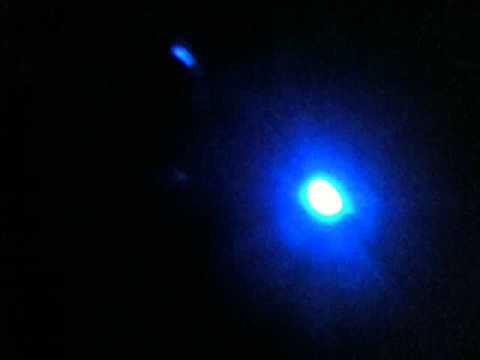
#> input picture opencv-python-color-detection/blue.jpg, 480 x 360 px
$ python hsv_conversion.py
#> lines starting #> are read from the running program, lines starting #| are printed output that depends on the picture
import sys
import cv2

print("Python version: \n" + sys.version)
print("cv2 version: " + cv2.__version__)

#img1 and img2 must be in same size
img1 = cv2.imread('blue.jpg', 1)
#> img1 is the input picture: shape (360, 480, 3); mean B, G, R 38.2, 14.3, 4.6
hsv1 = cv2.cvtColor(img1, cv2.COLOR_RGB2HSV)
#> hsv1: shape (360, 480, 3); mean H, S, V 10.9, 150, 38.4
h,s,v = cv2.split(hsv1)
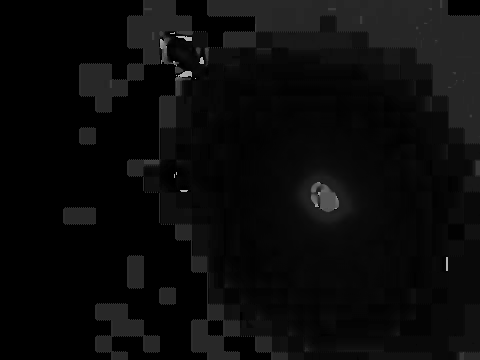
#> h: shape (360, 480); min 0, max 179, mean 10.9
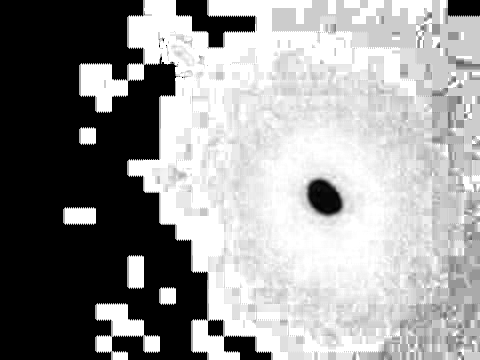
#> s: shape (360, 480); min 0, max 255, mean 150
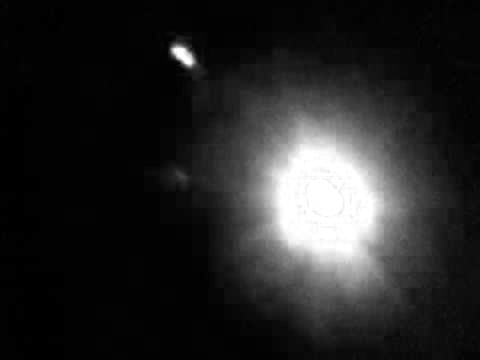
#> v: shape (360, 480); min 0, max 255, mean 38.4
hsv2 = cv2.merge((h,s,v))
img2 = cv2.cvtColor(hsv2, cv2.COLOR_HSV2RGB)

cv2.imshow('hsv1',hsv1)

cv2.waitKey(0)
#> (the run stopped early here; a loop or call above may not have finished)

$ run again, with opencv-python-color-detection/sample1.bmp saved as opencv-python-color-detection/blue.jpg
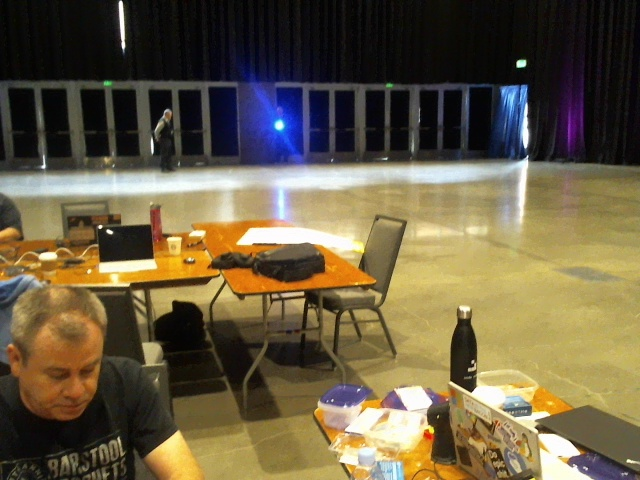
#> input picture opencv-python-color-detection/sample1.bmp, 640 x 480 px
#> img1 is the input picture: shape (480, 640, 3); mean B, G, R 67.6, 93.4, 105.6
#> hsv1: shape (480, 640, 3); mean H, S, V 90, 104, 110.3
#> `h,s,v = cv2.split(hsv1)`:
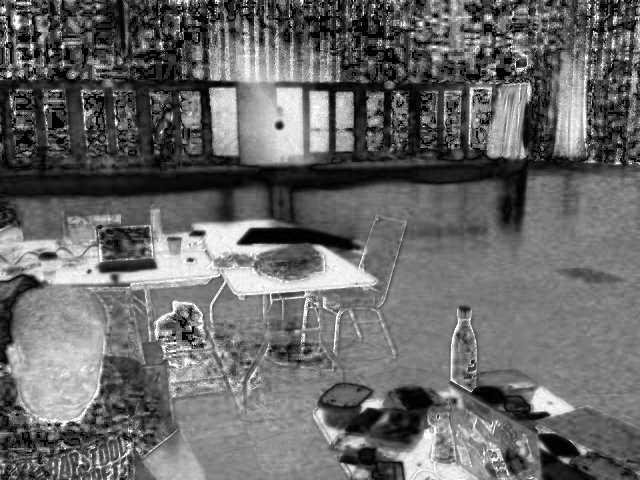
#> s: shape (480, 640); min 0, max 255, mean 104
#> `h,s,v = cv2.split(hsv1)`:
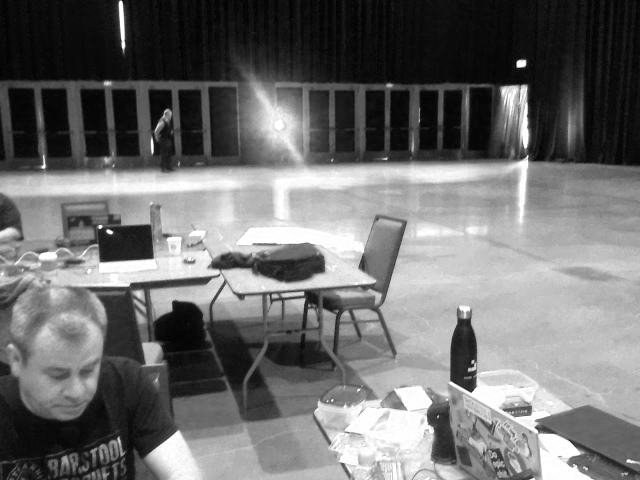
#> v: shape (480, 640); min 0, max 255, mean 110.3

$ run again, with opencv-python-color-detection/sample2.bmp saved as opencv-python-color-detection/blue.jpg
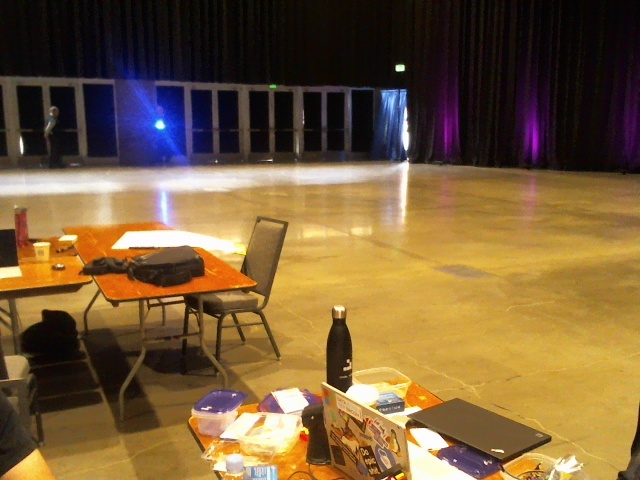
#> input picture opencv-python-color-detection/sample2.bmp, 640 x 480 px
#> img1 is the input picture: shape (480, 640, 3); mean B, G, R 57.9, 93.8, 120.7
#> hsv1: shape (480, 640, 3); mean H, S, V 105.4, 145.1, 124.3
#> `h,s,v = cv2.split(hsv1)`:
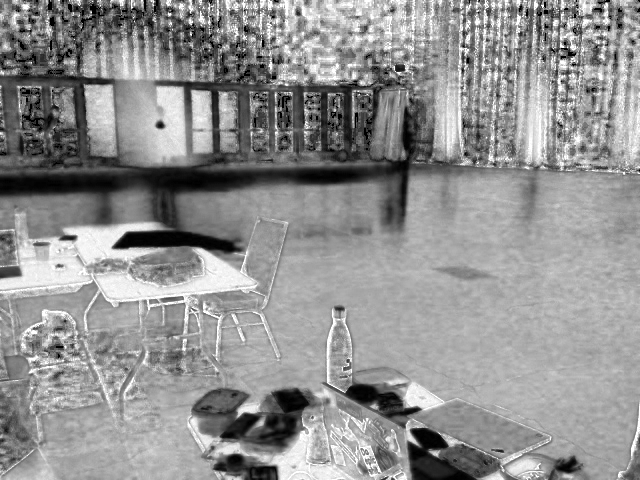
#> s: shape (480, 640); min 0, max 255, mean 145.1
#> `h,s,v = cv2.split(hsv1)`:
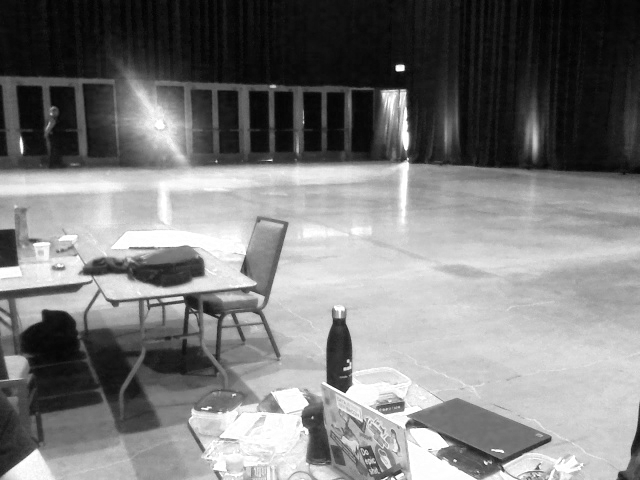
#> v: shape (480, 640); min 1, max 255, mean 124.3
